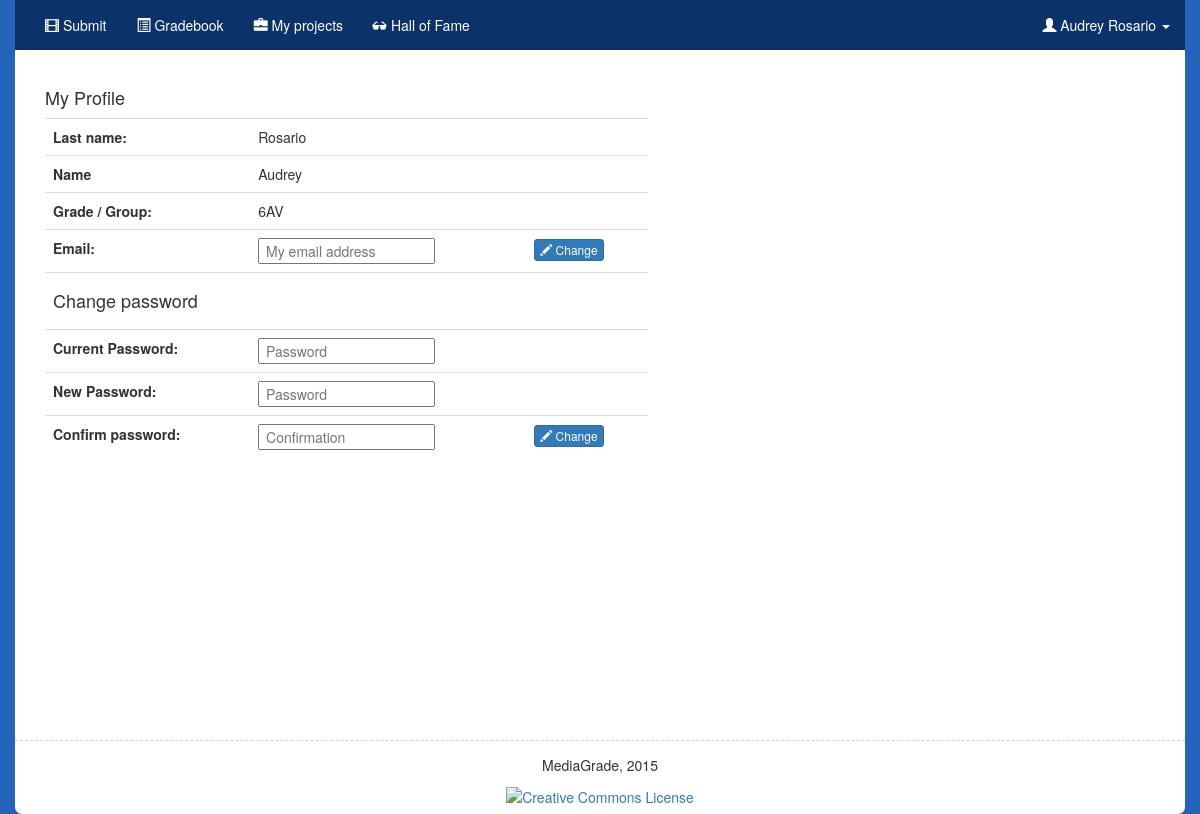
The app's page /profile.php (signed in), older data.
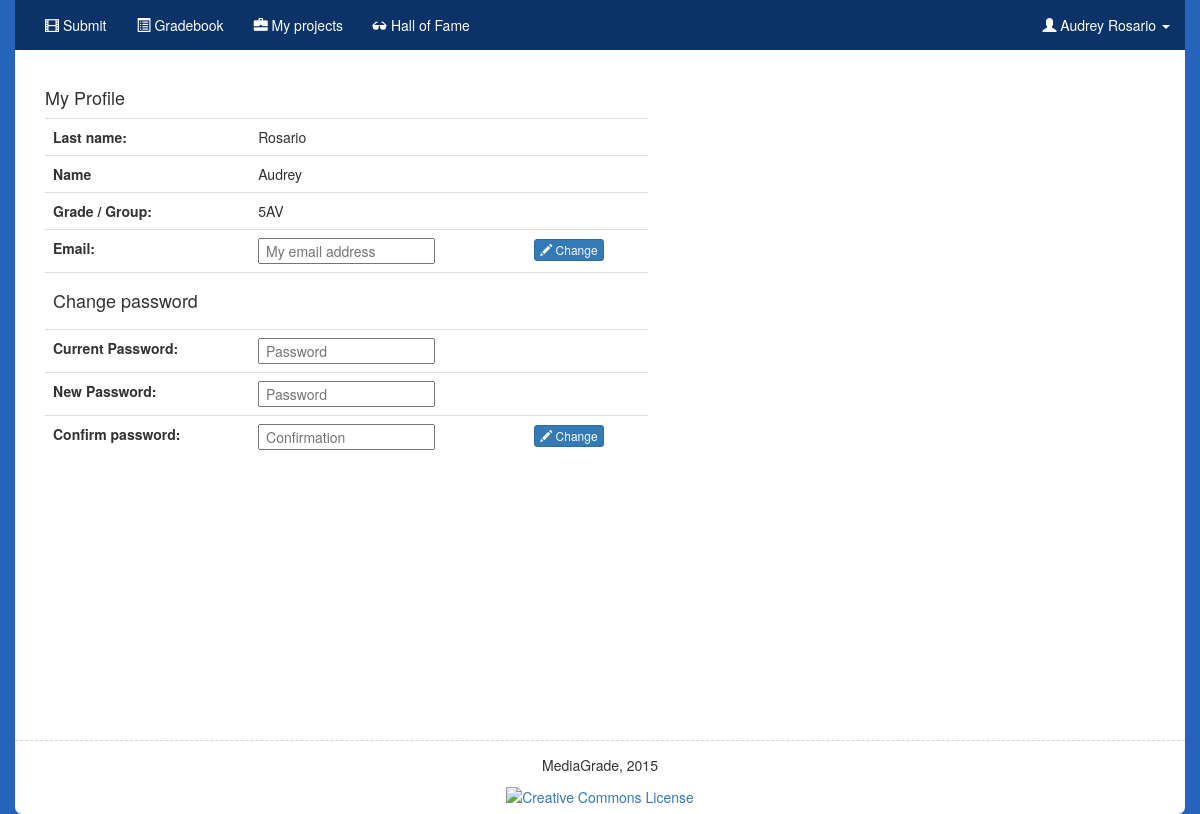
The same page, newer data.
### tables this page shows
CREATE TABLE IF NOT EXISTS `users` (
  `id` int(11) NOT NULL AUTO_INCREMENT,
  `username` varchar(20) NOT NULL,
  `email` tinytext NOT NULL,
  `hash` varchar(255) NOT NULL,
  `name` varchar(20) NOT NULL,
  `last_name` varchar(20) NOT NULL,
  `class` varchar(5) NOT NULL,
  `is_staff` tinyint(1) NOT NULL,
  PRIMARY KEY (`username`),
  KEY `id` (`id`)
);

### public/profile.php (called while the page is built, shortened)
<?php
    $query = query("SELECT * FROM users WHERE id = ?", $_SESSION["id"]);
    render("profile.php", ["title" => "Profil", "user_data" => $query[0]], true);
?>

### templates/profile.php (the view, shortened to what this page needs)
<main class="col-md-10" id="content">
      <div class="row">
        <div class="col-md-8">
           <h4><?= LABEL_MY_PROFILE ?></h4>
           <form action="profile.php" method="post" role="form">
           <table class="table">
               <tr>
                <td><b><?= LABEL_LAST_NAME ?>:</b> </td><td><?= $user_data["last_name"]?></td><td></td>
               </tr>
               <tr>
                <td><b><?= LABEL_NAME ?></b> </td><td><?= $user_data["name"]?></td><td></td>
               </tr>
               <tr>
                <td><b><?= LABEL_CLASS ?>:</b> </td><td><?= ($_SESSION["admin"] ? LABEL_TEACHER : $user_data["class"]) ?></td><td></td>
               </tr>                   <tr>
                   <td><b><?= LABEL_EMAIL ?>:</b> </td>
                   <td><input type="text" name="email" placeholder=" <?= LABEL_MY_MAIL ?>" value="<?= $user_data["email"]?>" /></td>
                   <td><button type="submit" name="change_email" value="1" class="btn btn-primary btn-xs"><span class="glyphicon glyphicon-pencil"></span> <?= LABEL_MODIFY ?></button> </td>
               </tr>
                   <td colspan="3"><h4><?= LABEL_CHANGE_PASS ?></h4></td>
               <tr>
                   <td><b><?= LABEL_ACTUAL_PASS ?>:</b> </td>
                   <td><input type="password" name="actual_password" placeholder=" <?= LABEL_PASSWORD ?>"  /></td>
                   <td></td>
               </tr>
               <tr>
                   <td><b><?= LABEL_NEW_PASS ?>:</b> </td>
                   <td><input type="password" name="new_password" placeholder=" <?= LABEL_PASSWORD ?>"  /></td>
                   <td></td>
               </tr>
               <tr>
                   <td><b><?= LABEL_CONFIRM_PASS ?>:</b> </td>
                   <td><input type="password" name="confirm_new_password" placeholder=" Confirmation" /></td>
                   <td><button type="submit" name="change_password" value="1" class="btn btn-primary btn-xs"><span class="glyphicon glyphicon-pencil"></span> <?= LABEL_MODIFY ?></button> </td>
               </tr>
            </table>
           </form>
        </div>
     </div>
</main>

Row changes from the older to the newer data that the page shows:
changed users "Rosario": class "6AV" → "5AV"
